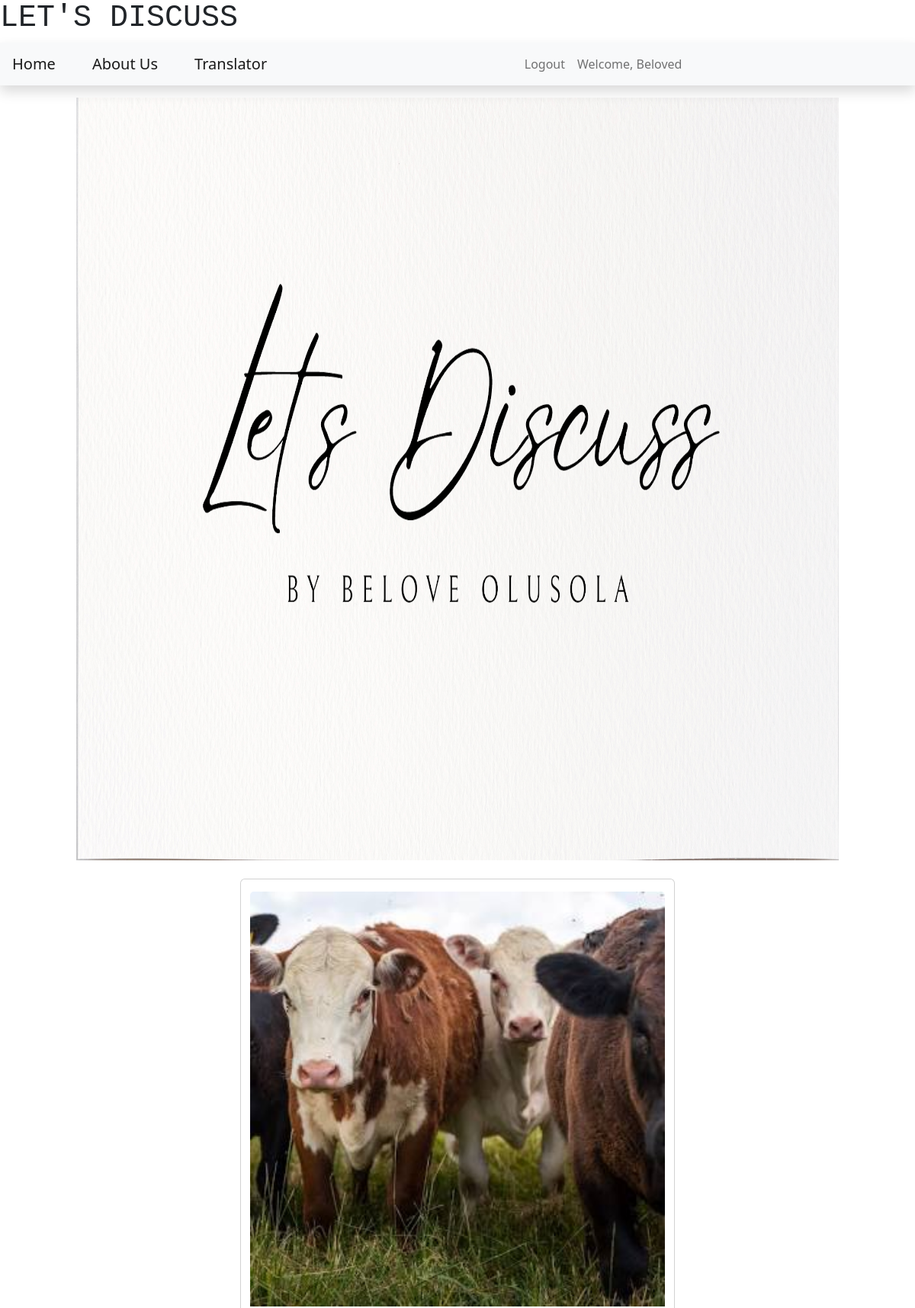
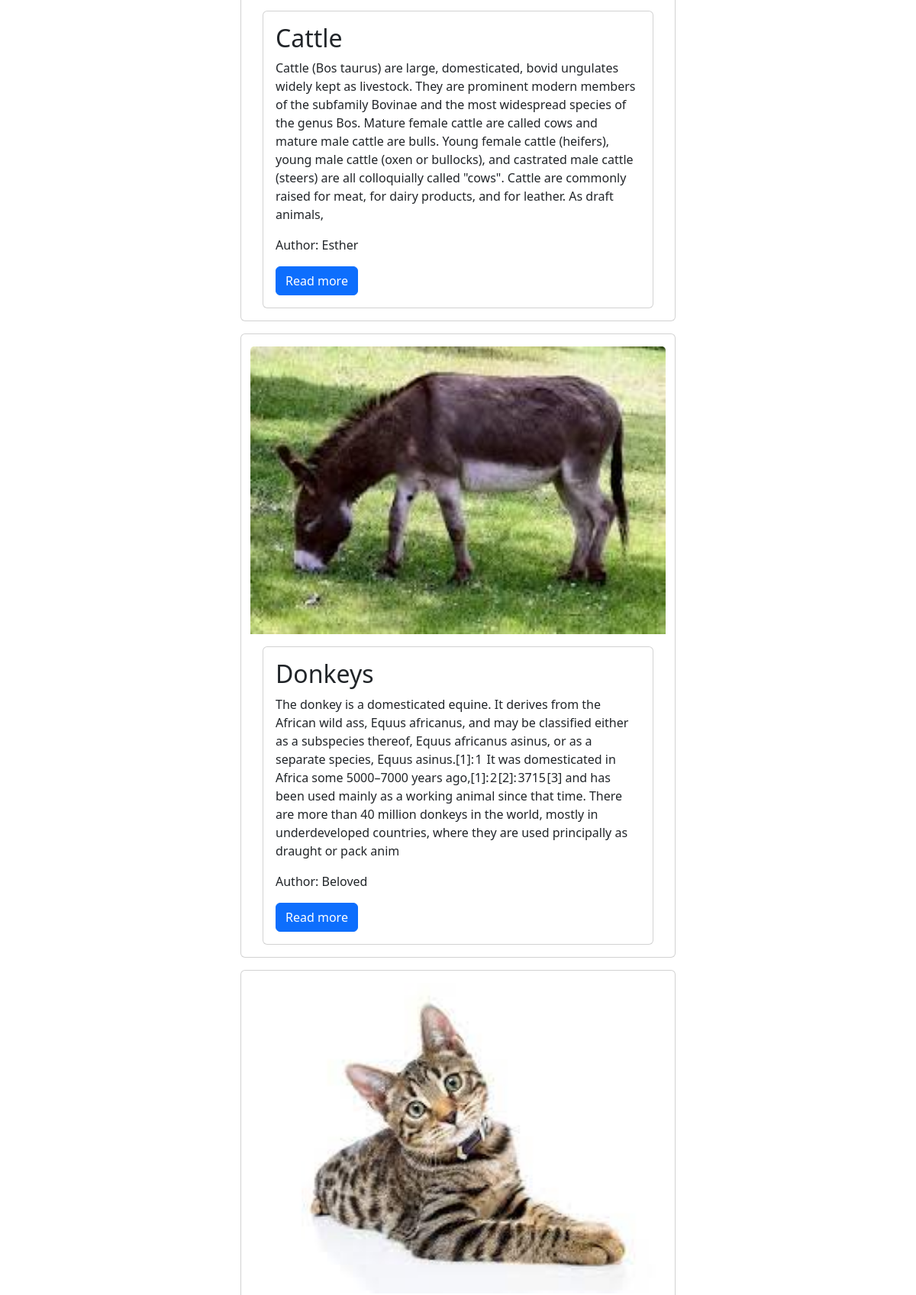
Screenshot of / (signed in, upper part) with the database file from the repository (2 pictures, top to bottom).
### blog/models.py (models this page shows, shortened)
class Post(models.Model):
    title = models.CharField(max_length=200, db_index=True)
    content = models.TextField()
    date_created = models.DateTimeField(auto_now_add=True)
    slug = models.SlugField(max_length=200, db_index=True)
    image = models.ImageField(upload_to='', blank=True, null=True)
    tags = models.ManyToManyField(Tag, blank=True)
    author = models.ForeignKey(to=settings.AUTH_USER_MODEL, on_delete=models.CASCADE)
    status = models.IntegerField(choices=STATUS, default=0)
    updated_on = models.DateTimeField(auto_now= True)

### blog/views.py (the view)
# urls.py: path('', views.PostList.as_view(), name='home'),
class PostList(generic.ListView):
    queryset= Post.objects.filter(status=1).order_by('-date_created')
    template_name= 'index.html'
    paginate_by = 3

### templates/index.html (shortened to what this page needs)
{% extends 'base.html' %}
{% block content %}
        <div style="text-align: center;">
          <img src="./../media/logo.png" alt="Logo" width="1000" height="1000" />
        </div>
        <br />
        <div class="container">
            {% for post in post_list %}
            <div class="row">
                {% for post in object_list %}
                <div class="card col-lg-6 offset-lg-3 mb-3">
                  {% if post.image %}
                  <img class="card-img-top mt-3" src="{{ post.image.url }}" alt="{{ post.title }}">
                  {% endif %}
                    <div class="card m-3">
                        <div class="card-body">
                            <h2>
                                {{post.title}}
                            </h2>
                            <p class="card-text">
                                {{post.content | slice:"500"}}
                            </p>
                            <p class="card-text">
                                Author: {{post.author | title}}
                            </p>
                            <a href="{% url 'post_detail' post.slug %}" class="btn btn-primary">Read more</a>
                        </div>
                    </div>
                </div>
                {% endfor %}
            </div>
            {% endfor %}
        </div>
{% endblock content %}

### templates/base.html (shortened to what this page needs)
<!DOCTYPE html>
<html lang="en">
    <head>
        <link href="https://cdn.jsdelivr.net/npm/bootstrap@5.2.0/dist/css/bootstrap.min.css" rel="stylesheet">
    </head>
    <body>
        {% load crispy_forms_tags %}
        <div>
            <h1 style="font-family:'Courier New', Courier, monospace">
                LET'S DISCUSS
            </h1>
        </div>
        <nav class="navbar navbar-expand-lg navbar-light bg-light shadow mb-3" id="mainNav">
            <div class="collapse navbar-collapse" id="navbarResponsive">
                <ul class="navbar-nav ml-auto">
                    <li class="nav-item">
                        <a class="navbar-brand p-3" href="{% url 'home'%}">Home</a>
                    </li>
                    <li class="nav-item">
                        <a class="navbar-brand p-3" href="{% url 'about_view'%}">About Us</a>
                    </li>
                    <li class="nav-item">
                        <a class="navbar-brand p-3" href="{% url 'translator_view'%}">Translator</a>
                    </li>
                </ul>
            </div>
            <div class="collapse navbar-collapse" id="navbarResponsive">
                <ul class="navbar-nav ml-auto">
                    {% if user.is_authenticated %}
                    <li class="nav-item">
                        <a class="nav-link" href="/logout">Logout</a>
                    </li>
                    <li class="nav-item">
                        <a class="nav-link" href="#">Welcome, {{user.username}}</a>
                    </li>
                    {% endif %}
                </ul>
            </div>
        </nav>
        {% block content %}
        {% endblock content %}
    </body>
</html>

### rows the page displays
Post: image (picture), title "Cattle", content "Cattle (Bos taurus) are large, domesticated, bovid ungulates widely kept as livestock. They are prominent modern members of the subfamily Bovinae and the most widespread species of the genus Bos. Mature female cattle are called cows and mature male cattle are bulls. Young female cattle (heifers), young male cattle (oxen or bullocks), and castrated male cattle (steers) are all colloquially called \"cows\". Cattle are commonly raised for meat, for dairy products, and for leather. As draft animals,", author "Esther"
Post: image (picture), title "Donkeys", content "The donkey is a domesticated equine. It derives from the African wild ass, Equus africanus, and may be classified either as a subspecies thereof, Equus africanus asinus, or as a separate species, Equus asinus.[1]: 1 It was domesticated in Africa some 5000–7000 years ago,[1]: 2 [2]: 3715 [3] and has been used mainly as a working animal since that time. There are more than 40 million donkeys in the world, mostly in underdeveloped countries, where they are used principally as draught or pack anim", author "Beloved"
Post: image (picture)

### other values shown
{{ user.username }} "Beloved"
